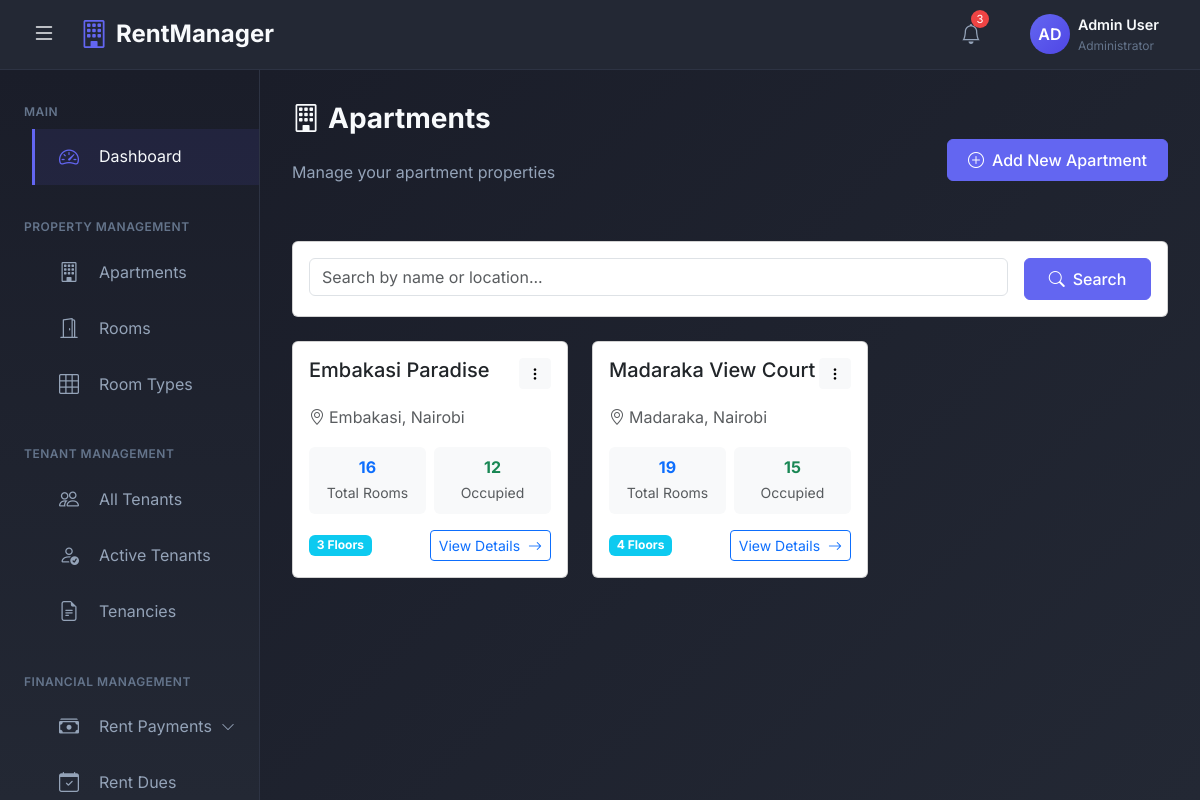
Screenshot of /apartments/ (signed in) with the database file from the repository.
### rental_app/models.py (models this page shows, shortened)
class Apartment(models.Model):
    name = models.CharField(max_length=200)
    owner = models.ForeignKey(User, on_delete=models.CASCADE, related_name='apartments', limit_choices_to={'user_type': 'admin'})
    location = models.CharField(max_length=300)
    total_floors = models.IntegerField(validators=[MinValueValidator(1)])
    description = models.TextField(blank=True)
    water_rate_per_unit = models.DecimalField(max_digits=10, decimal_places=2, default=0.00)
    created_at = models.DateTimeField(auto_now_add=True)
    updated_at = models.DateTimeField(auto_now=True)

### rental_app/views.py (the view)
# urls.py: path('apartments/', views.apartment_list, name='apartment_list'),
@login_required
def apartment_list(request):
    apartments = Apartment.objects.filter(
        owner=request.user
    ).annotate(
        total_rooms=Count('rooms'),
        occupied_rooms=Count('rooms', filter=Q(rooms__status='occupied'))
    ).order_by('-created_at')
    search_query = request.GET.get('search', '')
    if search_query:
        apartments = apartments.filter(
            Q(name__icontains=search_query) |
            Q(location__icontains=search_query)
        )
    paginator = Paginator(apartments, 10)
    page_number = request.GET.get('page')
    apartments_page = paginator.get_page(page_number)
    context = {
        'apartments': apartments_page,
        'search_query': search_query,
        'total_apartments': apartments.count(),
    }
    return render(request, 'apartments/apartment_list.html', context)

### templates/apartments/apartment_list.html (shortened to what this page needs)
{% extends 'admin_base.html' %}
{% block content %}
<div class="page-header d-flex justify-content-between align-items-center mb-4">
    <div>
        <h1 class="page-title">
            <i class="bi bi-building me-2"></i>Apartments
        </h1>
        <p class="page-subtitle">Manage your apartment properties</p>
    </div>
    <a href="{% url 'apartment_create' %}" class="btn btn-primary">
        <i class="bi bi-plus-circle me-2"></i>Add New Apartment
    </a>
</div>
<div class="card mb-4">
    <div class="card-body">
        <form method="get" class="row g-3">
            <div class="col-md-10">
                <input type="text" name="search" class="form-control" placeholder="Search by name or location..." value="{{ search_query }}">
            </div>
            <div class="col-md-2">
                <button type="submit" class="btn btn-primary w-100">
                    <i class="bi bi-search me-2"></i>Search
                </button>
            </div>
        </form>
    </div>
</div>
<div class="row">
    {% for apartment in apartments %}
    <div class="col-lg-6 col-xl-4 mb-4">
        <div class="card h-100 hover-shadow">
            <div class="card-body">
                <div class="d-flex justify-content-between align-items-start mb-3">
                    <h5 class="card-title mb-0">{{ apartment.name }}</h5>
                    <div class="dropdown">
                        <button class="btn btn-sm btn-light" type="button" data-bs-toggle="dropdown">
                            <i class="bi bi-three-dots-vertical"></i>
                        </button>
                    </div>
                </div>
                <p class="text-muted mb-3">
                    <i class="bi bi-geo-alt me-1"></i>{{ apartment.location }}
                </p>
                <div class="row g-2 mb-3">
                    <div class="col-6">
                        <div class="bg-light p-2 rounded text-center">
                            <div class="fw-bold text-primary">{{ apartment.total_rooms }}</div>
                            <small class="text-muted">Total Rooms</small>
                        </div>
                    </div>
                    <div class="col-6">
                        <div class="bg-light p-2 rounded text-center">
                            <div class="fw-bold text-success">{{ apartment.occupied_rooms }}</div>
                            <small class="text-muted">Occupied</small>
                        </div>
                    </div>
                </div>
                <div class="d-flex justify-content-between align-items-center">
                    <span class="badge bg-info">{{ apartment.total_floors }} Floors</span>
                    <a href="{% url 'apartment_detail' apartment.pk %}" class="btn btn-sm btn-outline-primary">
                        View Details <i class="bi bi-arrow-right ms-1"></i>
                    </a>
                </div>
            </div>
        </div>
    </div>
    {% endfor %}
</div>
{% endblock %}

### templates/admin_base.html (style rules this page uses)
:root { --sidebar-width: 260px; --header-height: 70px; --primary-color: #1a1d29; --secondary-color: #232834; --accent-color: #6366f1; --accent-hover: #4f46e5; --text-primary: #f8fafc; --text-secondary: #94a3b8; --text-muted: #64748b; --border-color: #2d3343; --card-bg: #232834; --success-color: #10b981; --warning-color: #f59e0b; --danger-color: #ef4444; --bg-gradient: linear-gradient(135deg, #1a1d29 0%, #232834 100%); --sidebar-gradient: linear-gradient(180deg, #1a1d29 0%, #232834 100%); }
* { margin: 0; padding: 0; box-sizing: border-box; }
body { font-family: 'Inter', -apple-system, BlinkMacSystemFont, 'Segoe UI', Roboto, sans-serif; background-color: var(--primary-color); color: var(--text-primary); overflow-x: hidden; line-height: 1.6; font-weight: 400; }
.page-title { font-size: 1.75rem; font-weight: 700; color: var(--text-primary); margin-bottom: 1.5rem; }
.page-subtitle { font-size: 1rem; color: var(--text-secondary); margin-bottom: 2rem; }
.btn-primary { background-color: var(--accent-color); border-color: var(--accent-color); font-weight: 500; padding: 0.5rem 1.25rem; }
.main-content > * { animation: fadeIn 0.5s ease-out; }

### templates/apartments/apartment_list.html (style rules this page uses)
.hover-shadow { transition: all 0.3s ease; }

### rows the page displays
Apartment: name "Embakasi Paradise", location "Embakasi, Nairobi", total_rooms "16", occupied_rooms "12", total_floors "3"
Apartment: name "Madaraka View Court", location "Madaraka, Nairobi", total_rooms "19", occupied_rooms "15", total_floors "4"
